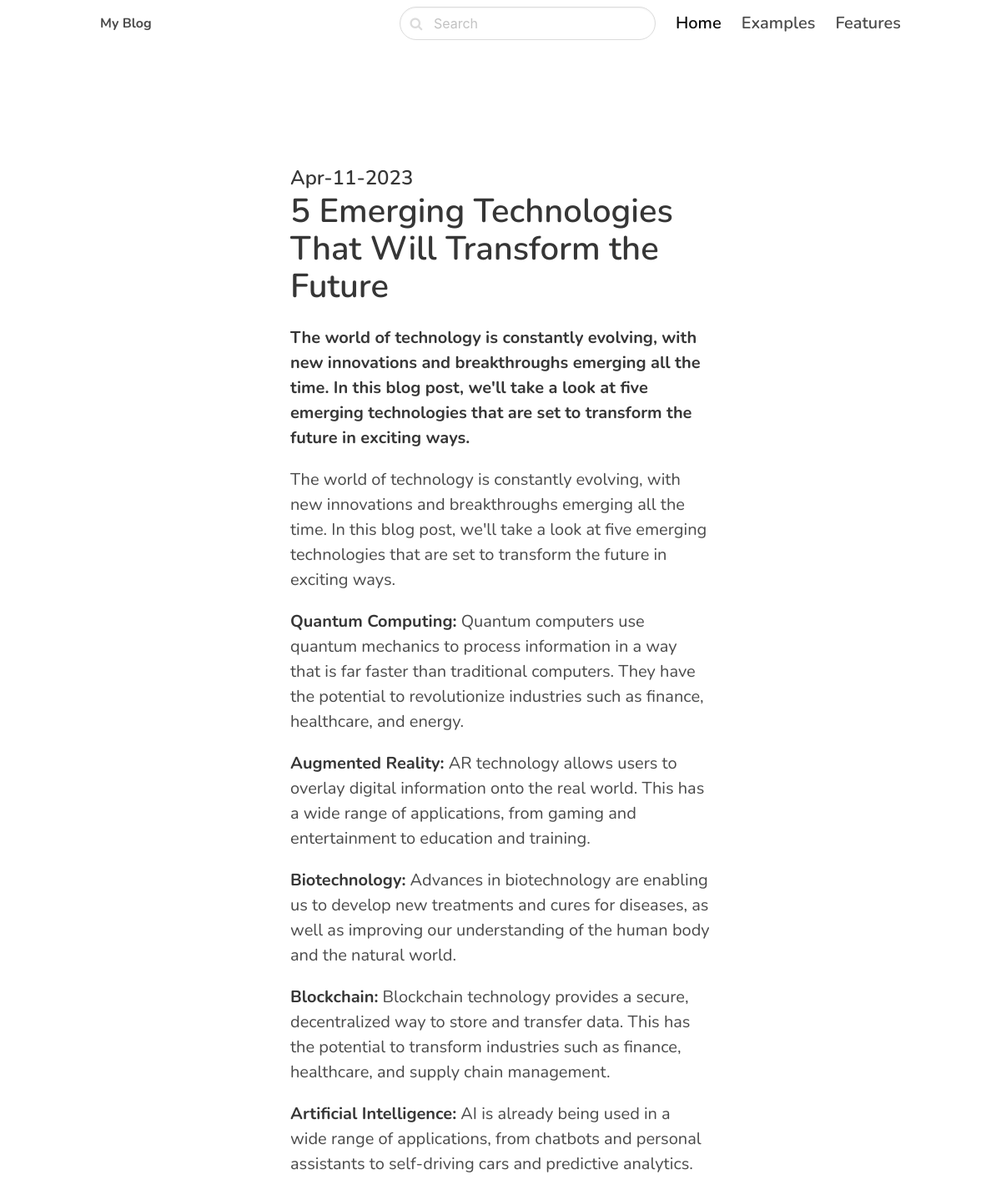
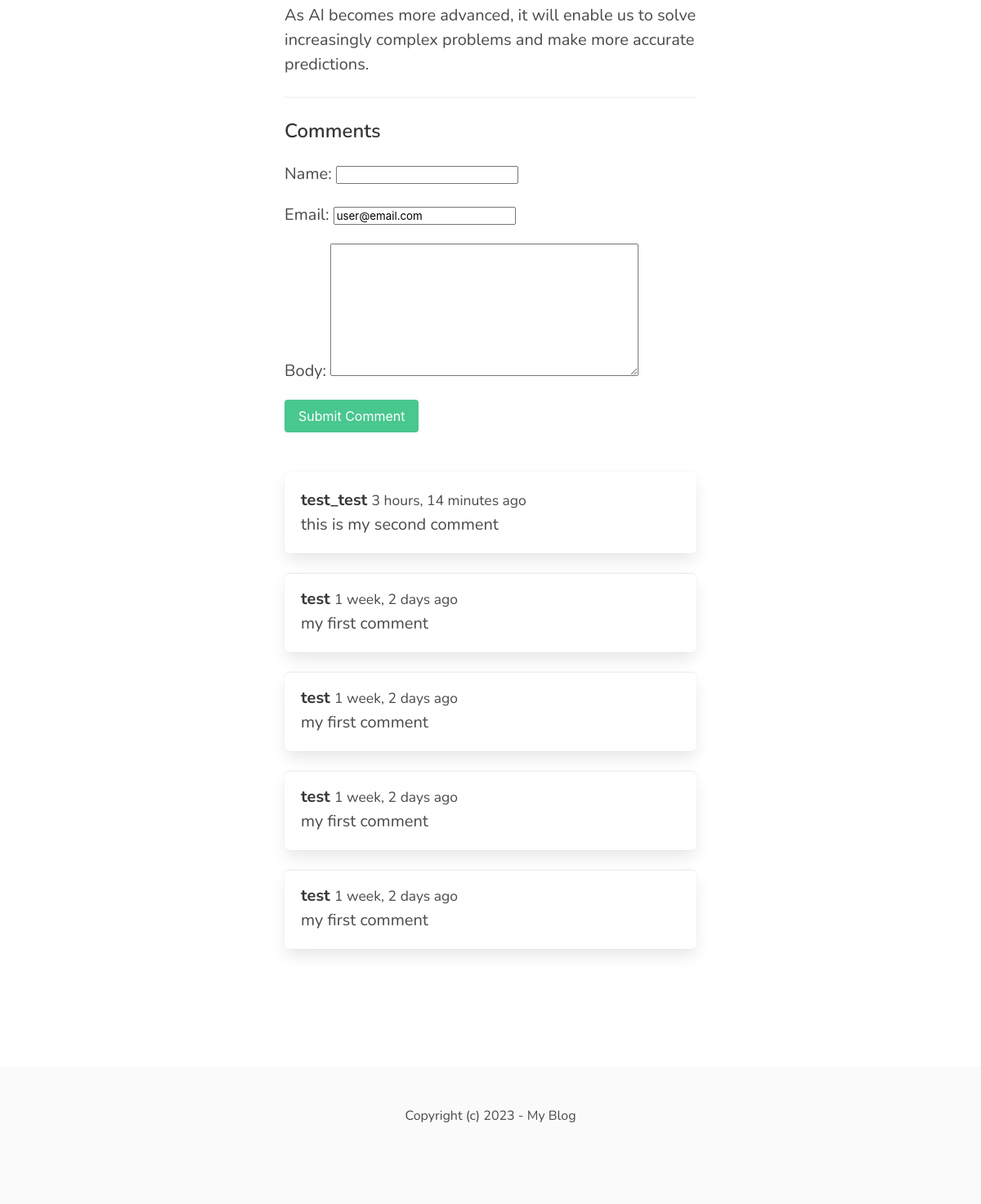
The app's page /emerging-technologies-future/ with its own data (2 pictures, top to bottom).
### blog/models.py (models this page shows, shortened)
class Post(models.Model):
    category = models.ForeignKey(Category , name = 'posts', on_delete=models.CASCADE)
    title = models.CharField(max_length= 255)
    slug = models.SlugField()
    intro = models.TextField()
    body = RichTextUploadingField() # CKEditor Rich Text Field
    created_at = models.DateTimeField(auto_now_add=True)

class Comment(models.Model):
    post = models.ForeignKey(Post , related_name='comments',on_delete=models.CASCADE)
    name = models.CharField(max_length=255)
    email = models.EmailField(default="user@email.com")
    body = models.TextField()
    created_at = models.DateTimeField(auto_now_add=True)
    class Meta:
        ordering = ('-created_at',)

### blog/views.py (the view)
# urls.py: path('<slug:slug>/' , views.detail , name ='post_detail'),
def detail(request , slug):
    post = get_object_or_404(Post , slug=slug)
    if request.method == 'POST':
        form = CommentForm(request.POST)
        if form.is_valid():
            comment = form.save(commit=False)
            comment.post = post
            comment.save()
            return redirect('post_detail', slug=slug)
    else:
        form = CommentForm()
    return render(request , 'blog/detail.html', {'post': post, 'form': form,})

### blog/forms.py
class CommentForm(forms.ModelForm):
    class Meta:
        model = Comment
        fields = ('name','email','body')

### blog/templates/blog/detail.html (shortened to what this page needs)
{% extends 'core/base.html' %}
{% block content %}
<section class="hero">
    <div class="hero-body">
        <div class="container">
            <section class="section">
                <div class="columns">
                  <div class="column is-8 is-offset-2">
                    <div class="content is-medium">
                        <h2 class="subtitle is-4">{{ post.created_at|date:'M-d-Y' }}</h2>
                        <h1 class="title">{{ post.title }}</h1>
                        <p><strong>{{ post.intro }}</strong></p>
                        <p>{{ post.body|safe }}</p>
                        <hr>
                        <h2 class="subtitle is-4">Comments</h2>
                        <form method="post" class="mb-6">
                            {{ form.as_p }}
                            <div class="field">
                                <div class="control">
                                    <button class="button is-success">Submit Comment</button>
                                </div>
                            </div>
                        </form>
                        {% for comment in post.comments.all %}
                        <article class="media box">
                            <div class="media-content">
                                <strong>{{ comment.name }}</strong> <small>{{ comment.created_at | timesince }} ago</small><br>{{ comment.body }}
                            </div>
                        </article>
                        {% endfor %}
                    </div>
                  </div>
                </div>
            </section>
        </div>
    </div>
</section>
{% endblock %}

### core/templates/core/base.html (style rules this page uses)
body { font-family: 'Nunito', sans-serif; }

### records on screen
Post: created_at "Apr-11-2023", title "5 Emerging Technologies That Will Transform the Future", intro "The world of technology is constantly evolving, with new innovations and breakthroughs emerging all the time. In this blog post, we'll take a look at five emerging technologies that are set to transform the future in exciting ways.", body "The world of technology is constantly evolving, with new innovations and breakthroughs emerging all the time. In this blog post, we'll take a look at five emerging technologies that are set to transform the future in exciting ways. Quantum Computing: Quantum computers use quantum mechanics to process information in a way that is far faster than traditional computers. They have the potential to revolutionize industries such as finance, healthcare, and energy. Augmented Reality: AR technology allows users to overlay digital information onto the real world. This has a wide range of applications, from gaming and entertainment to education and training. Biotechnology: Advances in biotechnology…"
Comment: name "test_test", created_at "3 hours, 14 minutes", body "this is my second comment"
Comment: name "test", created_at "1 week, 2 days", body "my first comment"
Comment: name "test", created_at "1 week, 2 days", body "my first comment"
Comment: name "test", created_at "1 week, 2 days", body "my first comment"
Comment: name "test", created_at "1 week, 2 days", body "my first comment"
